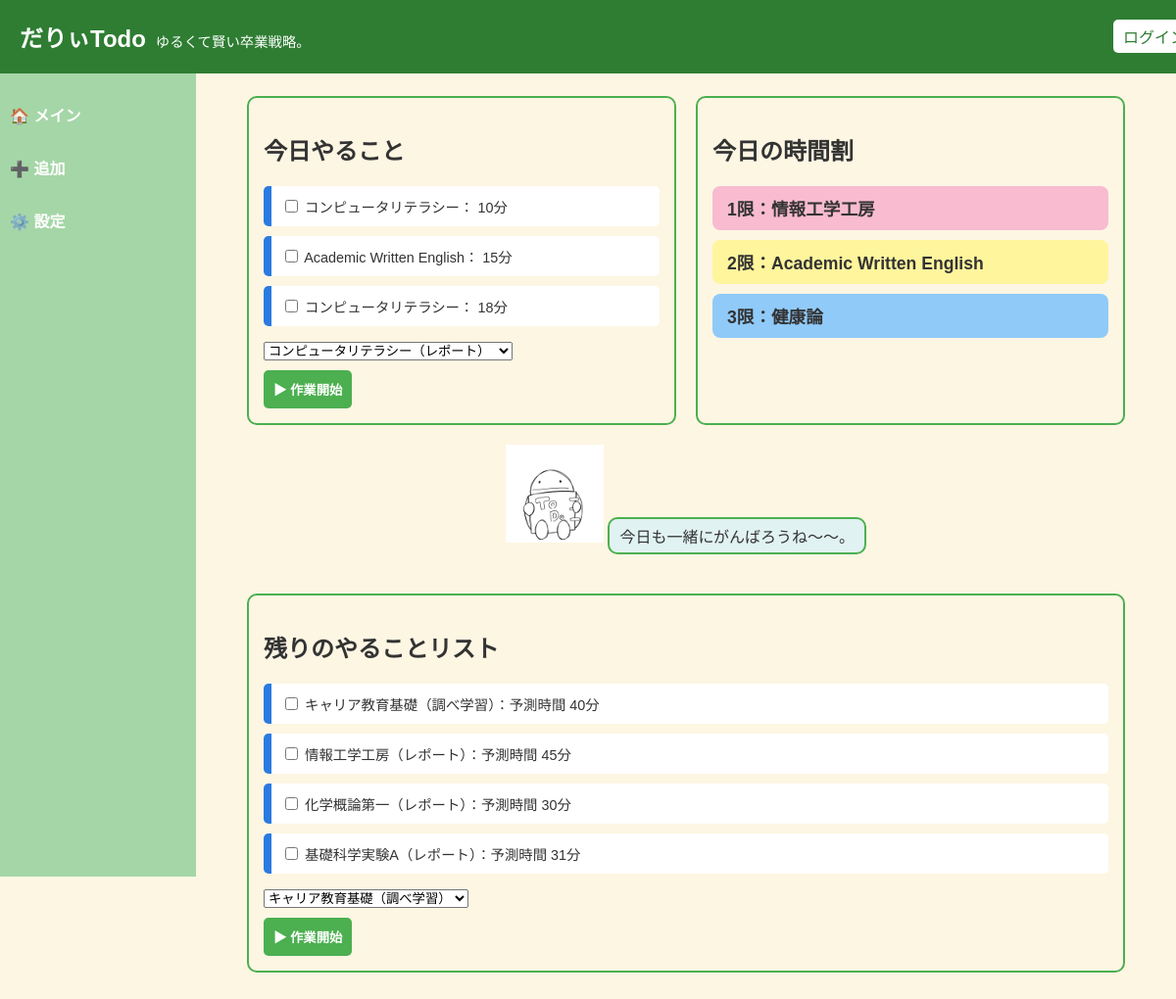
The page / on the database its author committed.
### tables this page shows
CREATE TABLE task (
                id INTEGER PRIMARY KEY AUTOINCREMENT,
                subject TEXT NOT NULL,
                category TEXT NOT NULL,
                difficulty INTEGER NOT NULL,
                due_date DATE NOT NULL,
                created_at DATETIME NOT NULL,
                predicted_time REAL,
                time_spent REAL,
                assigned_for_today INTEGER DEFAULT 0,
                assigned_date DATE
            , is_completed BOOLEAN DEFAULT 0, is_deleted INTEGER DEFAULT 0);

CREATE TABLE timetable (
                id INTEGER PRIMARY KEY AUTOINCREMENT,
                weekday INTEGER NOT NULL,
                period INTEGER NOT NULL,
                subject TEXT NOT NULL
            );

### app.py (the view)
@app.route("/")
def index():
    from model.predict import batch_predict_missing_tasks
    batch_predict_missing_tasks()
    def format_time(minutes_float):
        if minutes_float is None:
            return "-"
        try:
            total_minutes = int(round(float(minutes_float)))
            if total_minutes == 0 and float(minutes_float) > 0:
                total_minutes = 1  # 小数点切り捨てによるゼロ回避
            h, m = divmod(total_minutes, 60)
            return f"{h}時間{m}分" if h else f"{m}分"
        except Exception as e:
            print(e)
            return "-"
    with engine.begin() as conn:
        today_weekday_name = datetime.now().strftime("%A")
        today_weekday = weekday_mapping[today_weekday_name]
        tasks_today_result = conn.execute(text("""
            SELECT * FROM task
            WHERE assigned_for_today = 1 AND is_completed = 0 AND is_deleted = 0
            ORDER BY due_date
        """)).mappings().all()
        tasks_today = [dict(row) for row in tasks_today_result]
        tasks_remaining = conn.execute(text("""
            SELECT * FROM task
            WHERE assigned_for_today = 0 AND is_completed = 0 AND is_deleted = 0
            ORDER BY due_date
        """)).mappings().all()
        tasks_remaining = [dict(now) for now in tasks_remaining]
        timetable_result = conn.execute(text("""
            SELECT * FROM timetable
            WHERE weekday = :weekday
            ORDER BY period
        """), {"weekday": today_weekday}).mappings().all()
        timetable = [dict(row) for row in timetable_result]
        completed_task_ids = conn.execute(text("""
            SELECT id FROM task WHERE is_completed = 1
        """)).mappings().all()
        completed_tasks = {str(row.id) for row in completed_task_ids}
        for task in tasks_today:
            task["predicted_time_display"] = format_time(task["predicted_time"])
        for task in tasks_remaining:
            task["predicted_time_display"] = format_time(task["predicted_time"])
    return render_template("index.html",
                           tasks_today=tasks_today,
                           tasks_remaining=tasks_remaining,
                           timetable=timetable,
                           completed_tasks=completed_tasks)

### app.py (called while the page is built, shortened)
def maybe_generate_today_tasks():
    today = date.today()
    today_str = today.isoformat()
    weekday = today.weekday()
    with engine.begin() as conn:
        count = conn.execute(text("""
            SELECT COUNT(*) FROM task
            WHERE assigned_for_today = 1 AND assigned_date = :today
        """), {"today": today_str}).scalar()
        if count > 0:
            return  # 今日のタスクリストが既に生成されている
    print(f"[DEBUG] today={today_str}, weekday={weekday}, limit_minutes={limit_minutes}")
    print(f"[DEBUG] task候補数={len(candidates)}")
    for task in candidates:
        print(f"[DEBUG] タスクID {task.id} → predicted_minutes = {predicted_minutes}")

@app.before_request
def before_request():
    if request.endpoint not in ("setup", "edit_timetable", "static"):
        maybe_generate_today_tasks()

### model/predict.py (called while the page is built, shortened)
def batch_predict_missing_tasks():
    df_new = pd.read_sql("""
        SELECT id, subject, category, difficulty, due_date, created_at
        FROM task
        WHERE time_spent IS NULL AND predicted_time IS NULL
    """, engine)
    if df_new.empty:
        print("🟡 新しい予測対象のタスクはありません")
        return

### templates/index.html (shortened to what this page needs)
{% extends "base.html" %}
{% block content %}
{% set checked_tasks_today = checked_tasks_today or [] %}
{% set checked_tasks_remaining = checked_tasks_remaining or [] %}
{% set completed_tasks = completed_tasks or [] %}
<form method="POST">
    <div class="task-section">
        <div class="task-box">
            <h2>今日やること</h2>
            <ul>
                {% for task in tasks_today %}
                    <li>
                        <label>
                            <input type="checkbox" class="delete-on-check" name="task_{{ task.id }}"
                                {% if task.id|string in completed_tasks %}checked{% endif %}>
                            {{ task.subject }}： {{ task.predicted_time_display | default("-") }}
                        </label>
                    </li>
                {% endfor %}
            </ul>
            <select name="selected_task_id">
                {% for task in tasks_today %}
                    <option value="{{ task.id }}">{{ task.subject }}（{{ task.category }}）</option>
                {% endfor %}
            </select>
            <button formaction="{{ url_for('start_selected_task') }}" formmethod="get" id="start-task-btn">▶ 作業開始</button>
        </div>
        <div class="timetable-box">
            <h2>今日の時間割</h2>
            {% for slot in timetable %}
                <div class="timetable-item p{{ loop.index }}">{{ loop.index }}限：{{ slot['subject'] }}</div>
            {% endfor %}
        </div>
    </div>
    <div class="darii-comment">
        <img src="{{ url_for('static', filename='darikun.JPEG') }}" alt="だりぃくん">
        <div style="margin-top: 5px; background: #e0f2f1; display: inline-block; padding: 5px 10px; border-radius: 10px; border: 2px solid #4CAF50;">
            今日も一緒にがんばろうね〜〜。
        </div>
    </div>
    <div class="task-box" style="margin-top: 40px;">
        <h2>残りのやることリスト</h2>
        <ul>
            {% for task in tasks_remaining %}
                <li>
                    <label>
                        <input type="checkbox" class="delete-on-check" name="remaining_task_{{ task.id }}"
                            {% if task.id|string in completed_tasks %}checked{% endif %}>
                        {{ task.subject }}（{{ task.category }}）：予測時間 {{ task.predicted_time_display | default("-") }}
                    </label>
                </li>
            {% endfor %}
        </ul>
        <select name="selected_remaining_task_id">
            {% for task in tasks_remaining %}
                <option value="{{ task.id }}">{{ task.subject }}（{{ task.category }}）</option>
            {% endfor %}
        </select>
        <button formaction="{{ url_for('start_selected_task') }}" formmethod="get" class="start-btn-remaining">
            ▶ 作業開始
        </button>
    </div>
</form>
{% endblock %}

### templates/base.html (shortened to what this page needs)
<!DOCTYPE html>
<html lang="ja">
<head>
    <link rel="stylesheet" href="{{ url_for('static', filename='style.css') }}">
</head>
<body>
    <header>
      <div class="header-title-group">
        <h1>だりぃTodo</h1>
        <span class="subtitle">ゆるくて賢い卒業戦略。</span>
      </div>
      <a href="/login">ログイン</a>
    </header>
    <div class="sidebar">
        <a href="{{ url_for('index') }}">🏠 メイン</a>
        <a href="{{ url_for('add_task') }}">➕ 追加</a>
        <a href="{{ url_for('settings') }}">⚙️ 設定</a>
    </div>
    <div class="content">
        {% block content %}{% endblock %}
    </div>
</body>
</html>

### static/style.css (style rules this page uses)
body { font-family: sans-serif; background: #fdf6e3; padding: 2rem; color: #333; }
h1 { color: #2a7ae2; }
ul { list-style-type: none; padding: 0; }
li { background: #fff; margin-bottom: 10px; padding: 10px; border-left: 8px solid #2a7ae2; border-radius: 5px; }

### templates/base.html (style rules this page uses)
body { margin: 0; padding-top: 78px; font-family: sans-serif; }
header { background-color: #2e7d32; color: white; padding: 20px; position: fixed; top: 0; left: 0; width: 100%; z-index: 999; }
header h1 { margin: 0; color: white; }
header a { position: absolute; top: 20px; right: 20px; background: white; color: #2e7d32; padding: 5px 10px; border-radius: 5px; text-decoration: none; }
.sidebar { background-color: #a5d6a7; width: 200px; height: 100vh; position: fixed; top: 75px; left: 0; padding-top: 20px; }
.sidebar a { display: block; padding: 10px; color: white; text-decoration: none; margin-bottom: 10px; font-weight: bold; }
.content { margin-left: 200px; padding: 20px; }
.header-title-group { display: flex; align-items: baseline; gap: 10px; }
.header-title-group h1 { margin: 0; font-size: 1.5rem; color: white; }
.header-title-group .subtitle { font-size: 0.9rem; color: white; }

### templates/index.html (style rules this page uses)
.task-section { display: flex; flex-wrap: wrap; gap: 20px; }
.task-box, .timetable-box { border: 2px solid #4CAF50; padding: 15px; border-radius: 10px; flex: 1; min-width: 280px; }
.timetable-item { padding: 5px 10px; margin: 5px 0; border-radius: 5px; font-weight: bold; }
.timetable-item.p1 { background-color: #f8bbd0; }
.timetable-item.p2 { background-color: #fff59d; }
.timetable-item.p3 { background-color: #90caf9; }
.darii-comment { margin-top: 20px; text-align: center; }
.darii-comment img { height: 100px; }
#start-task-btn, .start-btn-remaining { display: block; margin-top: 10px; background-color: #4CAF50; color: white; padding: 10px; text-align: center; border-radius: 5px; text-decoration: none; font-weight: bold; cursor: pointer; border: none; }
.task-box label { font-size: 0.9rem; }
.timetable-item { padding: 10px 15px; margin: 10px 0; border-radius: 8px; font-size: 1.1rem; font-weight: bold; }

### rows shown on the page
task: subject "コンピュータリテラシー", predicted_time_display "10分"
task: subject "Academic Written English", predicted_time_display "15分"
task: subject "コンピュータリテラシー", predicted_time_display "18分"
timetable: subject "情報工学工房"
timetable: subject "Academic Written English"
timetable: subject "健康論"
task: subject "キャリア教育基礎", category "調べ学習", predicted_time_display "40分"
task: subject "情報工学工房", category "レポート", predicted_time_display "45分"
task: subject "化学概論第一", category "レポート", predicted_time_display "30分"
task: subject "基礎科学実験A", category "レポート", predicted_time_display "31分"

### other values the page prints
form field selected_task_id "コンピュータリテラシー（レポート）"
form field selected_remaining_task_id "キャリア教育基礎（調べ学習）"
